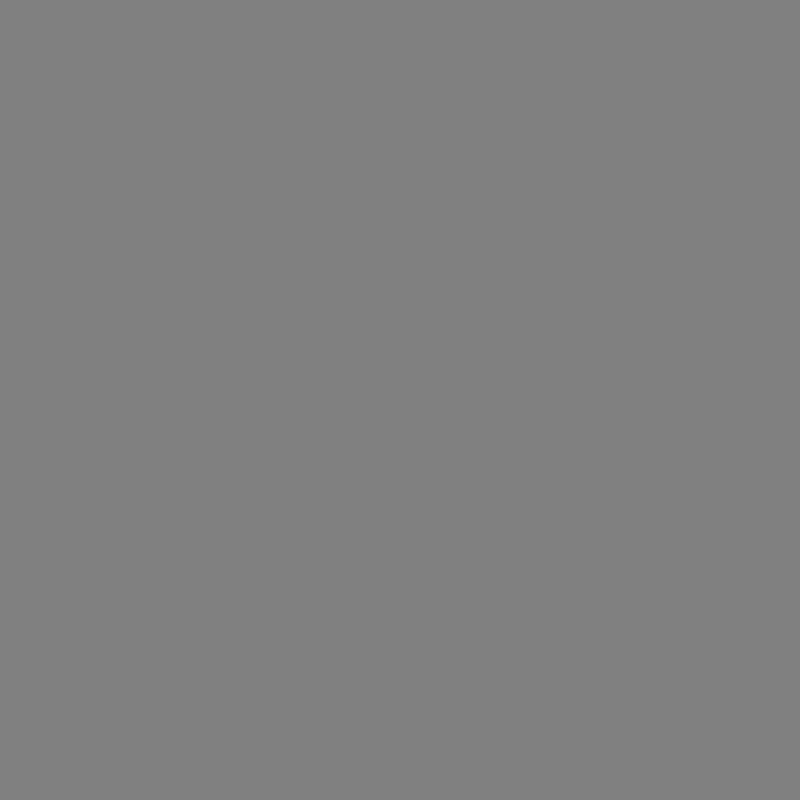
Frame 1 (no input)
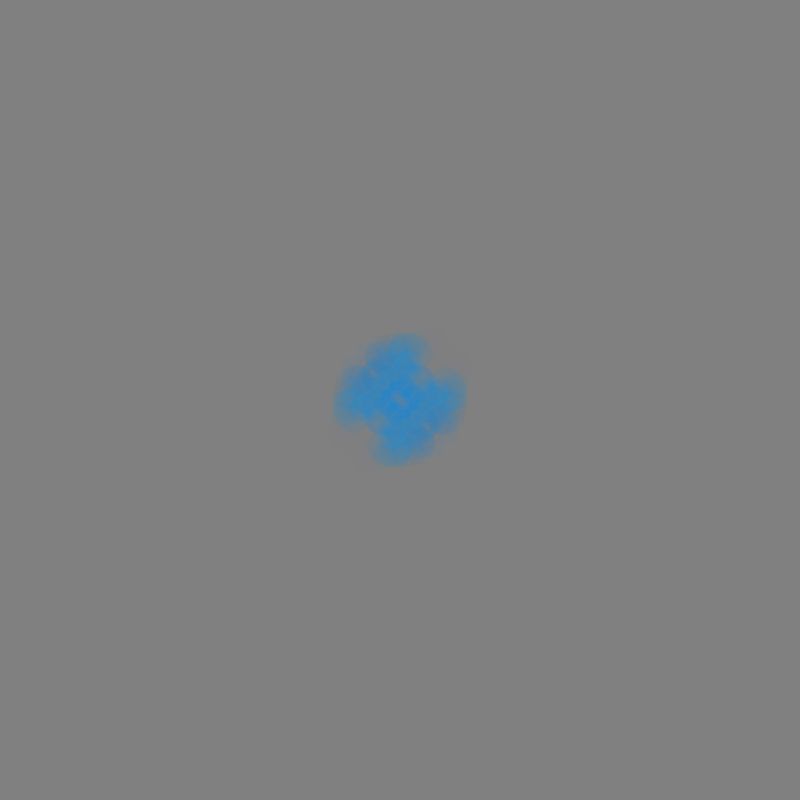
Frame 60 (the mouse pressed at the canvas centre just before this capture)
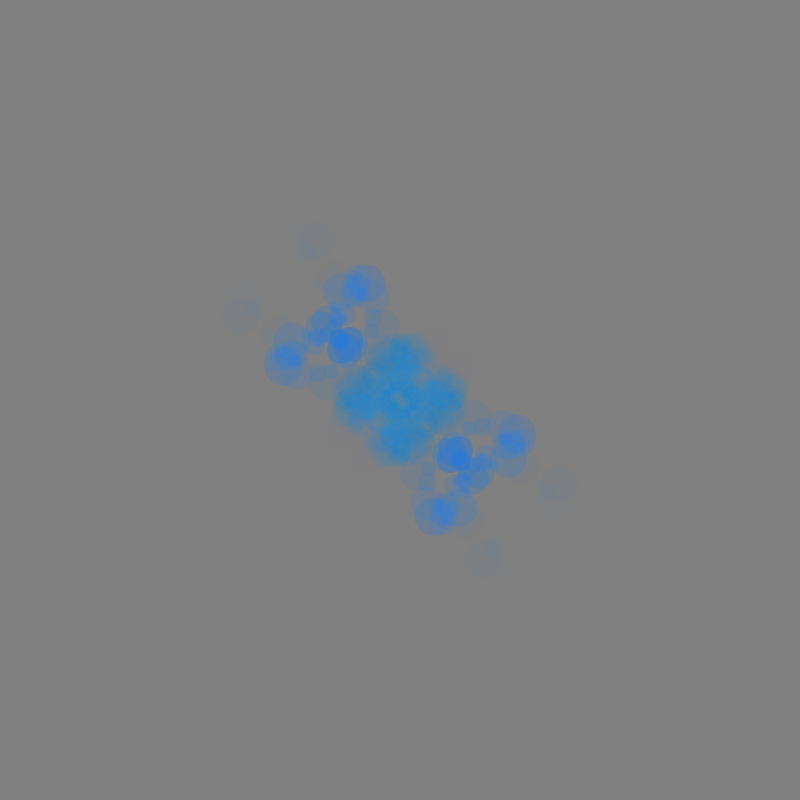
Frame 120 (the mouse held since frame 60 and released just before this capture)

The Processing sketch that drew these frames (run headless with seeded random() and noise(); from frame 60 on, the mouse is pressed at the canvas centre):

// Processing sketch: randomWalk
// ── randomWalk.pde
float x;
float y;
float transparency;
float shade1;
float shade2;
float shade3;
String redVal;
String greenVal;
String blueVal;

void setup() {
  size(800, 800);
  
  //start in middle of screen
  x = width/2;
  y = height/2;
  shade1 = 1;
  shade2 = 128;
  shade3 = 254;
  
  background( shade2, shade2, shade2);
}

void draw() {

  //randomly move the point
  x = x + random(-15, 15);
  y = y + random(-15, 15);
  
  //wrap left and right
  if(x < 0){
    x = width;
  }
  if(x > width){
    x = 0;
  }

  //wrap top and bottom
  if(y < 0){
    y = height;
  }
  if(y > height){
    y = 0;
  }
  
  //randomly change the color
  shade1 = shade1 + random(-7, 7);
  shade2 = shade2 + random(-5, 5);
  shade3 = shade3 + random(-6, 6);
  
  //don't let the color go outside the bounds
  if(shade1 < 0){
    shade1 = 0;
  }
  if(shade1 > 255){
    shade1 = 255;
  }
  
    //don't let the color go outside the bounds
  if(shade2 < 0){
    shade2 = 0;
  }
  if(shade2 > 255){
    shade2 = 255;
  }
  
    //don't let the color go outside the bounds
  if(shade3 < 0){
    shade3 = 0;
  }
  if(shade3 > 255){
    shade3 = 255;
  }
  
  //set the color
  strokeWeight( random( 1,40 ) );
  transparency += random(-10,10);
  if(transparency < 0)
    transparency = 1;
  if(transparency > 255)
    transparency = 254;
  stroke(shade1, shade2, shade3, transparency);
  
  //draw the point
  point(x, y);
  point(y, x);
  point(width-x, height-y);
  point(width-y, height-x);


  
  ////record and display value
  //redVal = "red: " + (int)shade1;
  //greenVal = "green: " + (int)shade2;
  //blueVal = "blue: " + (int)shade3;
  //fill( 0 );
  //rect( 0,0, 100, 80);
  //fill( 255 );
  //text( redVal, 20, 20);
  //text( greenVal, 20, 40);
  //text( blueVal, 20, 60);
  
}
